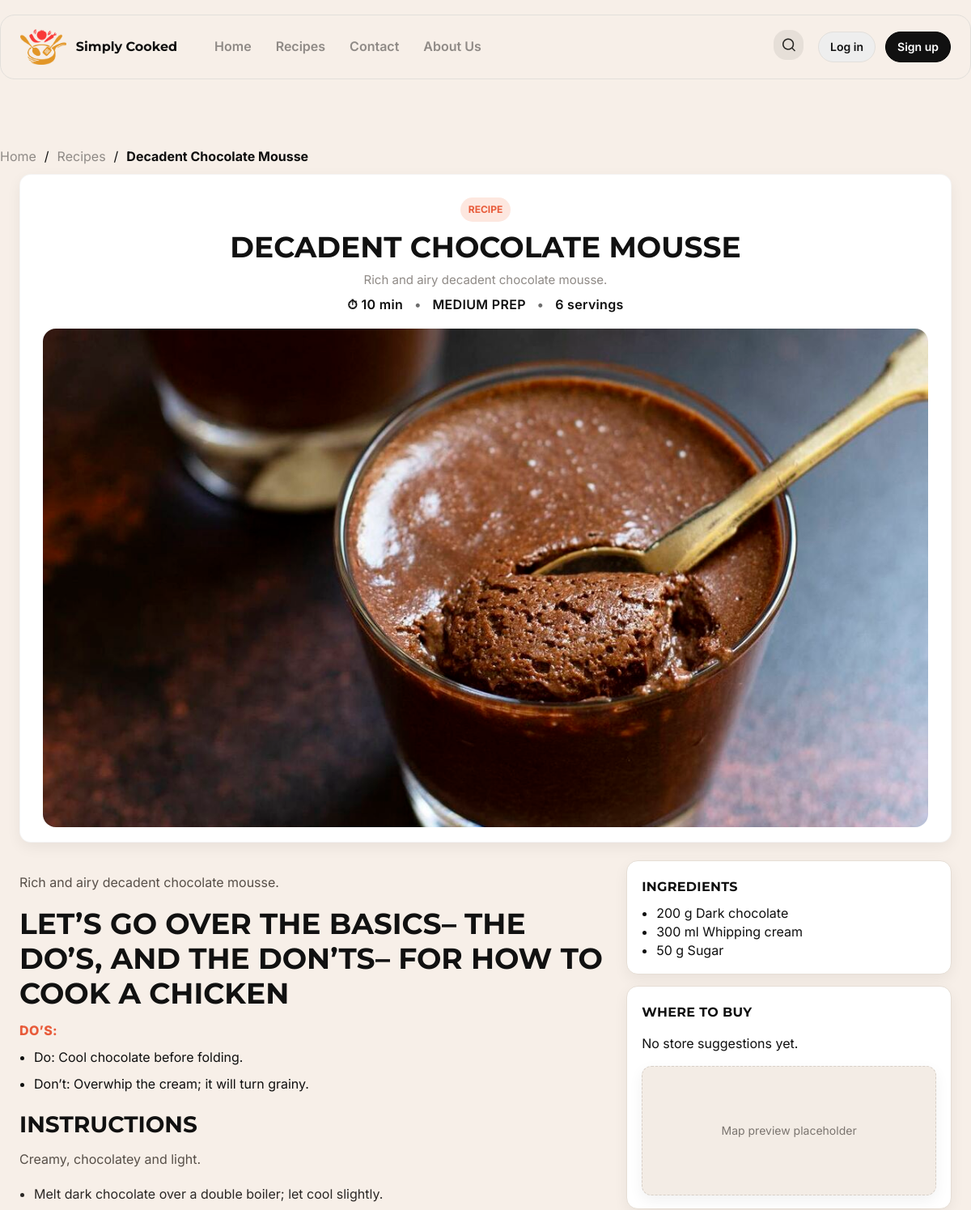
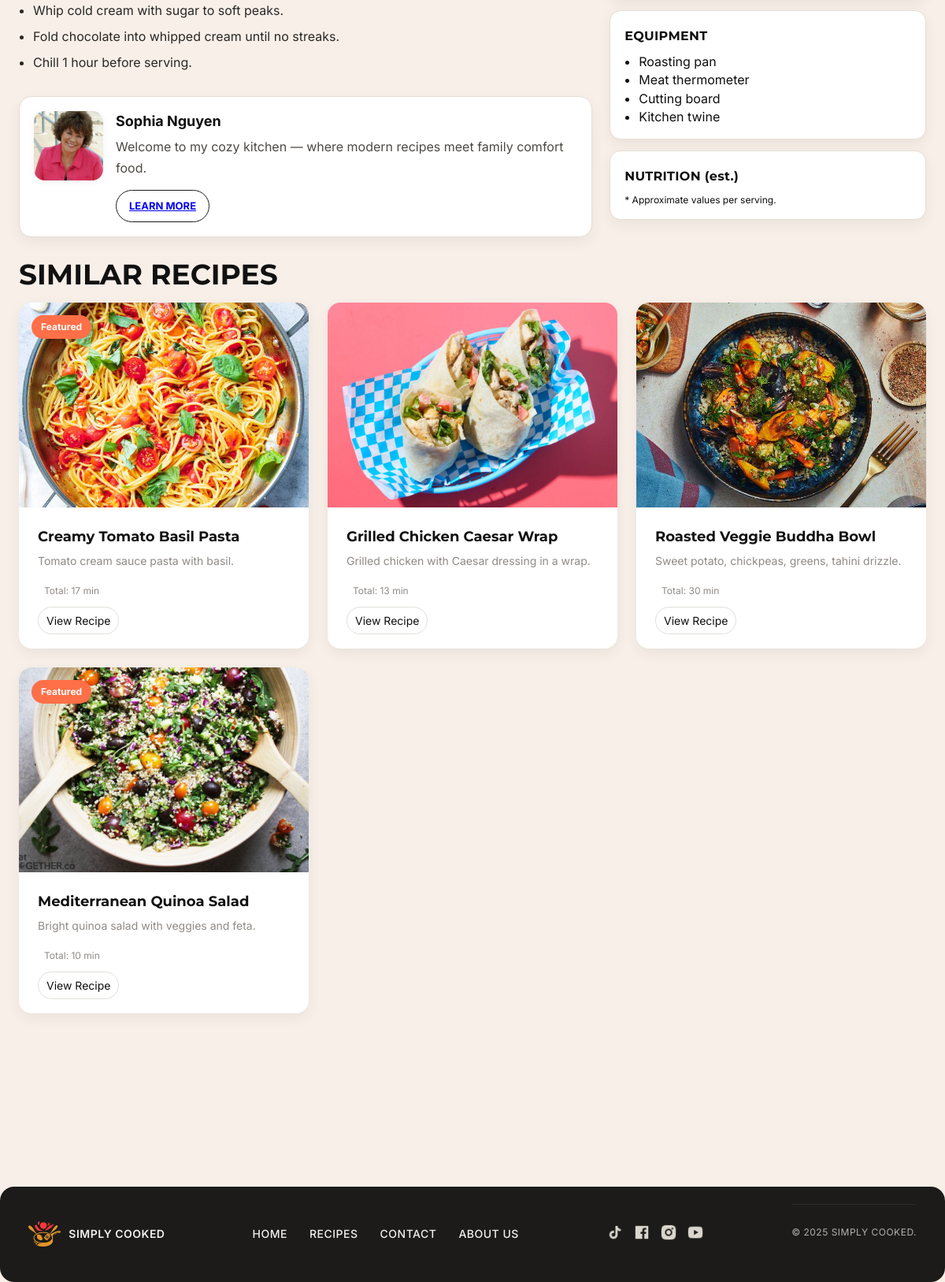
The app's page /recipe.php?slug=decadent-chocolate-mousse with its own data (2 pictures, top to bottom).
### tables this page shows
CREATE TABLE recipes (
  recipe_id INT AUTO_INCREMENT PRIMARY KEY,
  user_id INT,
  title VARCHAR(255) NOT NULL,
  slug VARCHAR(255) NOT NULL UNIQUE,

   
  description TEXT,                  
  meta_description VARCHAR(255),
  keywords VARCHAR(255),

   
  main_image_url VARCHAR(255),       
  prep_time VARCHAR(50),
  cook_time VARCHAR(50),
  total_time VARCHAR(50),
  servings VARCHAR(50),
  difficulty ENUM('easy','medium','hard') DEFAULT 'easy',
  is_featured BOOLEAN DEFAULT FALSE,

   
  instructions_intro TEXT NULL,      
  instructions TEXT NOT NULL,        
  dos_donts TEXT NULL,               

  created_at TIMESTAMP DEFAULT CURRENT_TIMESTAMP,
  updated_at TIMESTAMP DEFAULT CURRENT_TIMESTAMP ON UPDATE CURRENT_TIMESTAMP,

  FOREIGN KEY (user_id) REFERENCES users(user_id) ON DELETE SET NULL
);

CREATE TABLE users (
  user_id INT AUTO_INCREMENT PRIMARY KEY,
  username VARCHAR(50) NOT NULL UNIQUE,
  email VARCHAR(100) NOT NULL UNIQUE,
  email_verified TINYINT(1) DEFAULT 0,
  verify_token VARCHAR(64) DEFAULT NULL,
  password_hash VARCHAR(255) NOT NULL,
  full_name VARCHAR(100),
  bio TEXT,
  profile_image_url VARCHAR(255),
  google_id VARCHAR(255) UNIQUE,
  created_at TIMESTAMP DEFAULT CURRENT_TIMESTAMP
);

CREATE TABLE recipe_ingredients (
  id INT AUTO_INCREMENT PRIMARY KEY,
  recipe_id INT NOT NULL,
  name VARCHAR(120) NOT NULL,    
  quantity VARCHAR(40) NULL,     
  unit VARCHAR(24) NULL,         
  note VARCHAR(120) NULL,        
  sort_order INT DEFAULT 0,
  FOREIGN KEY (recipe_id) REFERENCES recipes(recipe_id) ON DELETE CASCADE
);

### public/recipe.php (the view, shortened to what this page needs)
<?php
require_once __DIR__ . '/../config/db.php';
include __DIR__ . '/../app/views/header.php';
$rid  = isset($_GET['id']) ? intval($_GET['id']) : 0;
$slug = isset($_GET['slug']) ? trim($_GET['slug']) : '';
if ($rid > 0) {
  $sql = "SELECT r.*, u.full_name AS author_name, u.profile_image_url AS author_avatar, u.bio AS author_bio
          FROM recipes r
          LEFT JOIN users u ON u.user_id = r.user_id
          WHERE r.recipe_id = ?";
  $stmt = $conn->prepare($sql);
  $stmt->bind_param('i', $rid);
} elseif ($slug !== '') {
  $sql = "SELECT r.*, u.full_name AS author_name, u.profile_image_url AS author_avatar, u.bio AS author_bio
          FROM recipes r
          LEFT JOIN users u ON u.user_id = r.user_id
          WHERE r.slug = ?";
  $stmt = $conn->prepare($sql);
  $stmt->bind_param('s', $slug);
} else {
  http_response_code(404);
  echo "<main class='site-main container'><p>Recipe not found.</p></main>";
  include __DIR__ . '/../app/views/footer.php';
  exit;
}
$stmt->execute();
$res = $stmt->get_result();
$recipe = $res->fetch_assoc();
$catSlugs = [];
$catSql = "SELECT c.slug, c.name
           FROM recipe_categories rc
           JOIN categories c ON c.category_id = rc.category_id
           WHERE rc.recipe_id = ?";
$stmt = $conn->prepare($catSql);
$stmt->bind_param('i', $recipe['recipe_id']);
$stmt->execute();
$cr = $stmt->get_result();
while ($row = $cr->fetch_assoc()) {
  $catSlugs[] = $row['slug'];
}
$storeSql = "SELECT s.*
             FROM recipe_stores rs
             JOIN stores s ON s.store_id = rs.store_id
             WHERE rs.recipe_id = ?
             ORDER BY s.name ASC";
$stmt = $conn->prepare($storeSql);
$stmt->bind_param('i', $recipe['recipe_id']);
$stmt->execute();
$stores = $stmt->get_result()->fetch_all(MYSQLI_ASSOC);
$ingredients = [];
$ingSql = "SELECT name, quantity, unit, note
           FROM recipe_ingredients
           WHERE recipe_id = ?
           ORDER BY sort_order, id";
$stmt = $conn->prepare($ingSql);
$stmt->bind_param('i', $recipe['recipe_id']);
$stmt->execute();
$ir = $stmt->get_result();
while ($row = $ir->fetch_assoc()) {
  $ingredients[] = $row;
}
$eqSql = "SELECT name
          FROM recipe_equipment
          WHERE recipe_id = ?
          ORDER BY sort_order, id";
$stmt = $conn->prepare($eqSql);
$stmt->bind_param('i', $recipe['recipe_id']);
$stmt->execute();
$equipment = $stmt->get_result()->fetch_all(MYSQLI_ASSOC);
$nuSql = "SELECT calories, protein_g, fat_g, carbs_g, note
          FROM recipe_nutrition
          WHERE recipe_id = ?";
$stmt = $conn->prepare($nuSql);
$stmt->bind_param('i', $recipe['recipe_id']);
$stmt->execute();
$nutrition = $stmt->get_result()->fetch_assoc();
$similar = [];
if (!empty($catSlugs)) {
  $in = implode(',', array_fill(0, count($catSlugs), '?'));
  $types = str_repeat('s', count($catSlugs)) . 'i';
  $params = array_merge($catSlugs, [$recipe['recipe_id']]);
  $simSql = "SELECT DISTINCT r.recipe_id, r.title, r.slug, r.meta_description, r.main_image_url, r.total_time, r.prep_time, r.is_featured
             FROM recipes r
             JOIN recipe_categories rc ON rc.recipe_id = r.recipe_id
             JOIN categories c ON c.category_id = rc.category_id
             WHERE c.slug IN ($in) AND r.recipe_id <> ?
             ORDER BY r.created_at DESC
             LIMIT 6";
  $stmt = $conn->prepare($simSql);
  $stmt->bind_param($types, ...$params);
  $stmt->execute();
  $similar = $stmt->get_result()->fetch_all(MYSQLI_ASSOC);
}
$title = $recipe['title'] ?: 'Recipe';
$intro = $recipe['description'] ?: ($recipe['meta_description'] ?? '');
$img   = $recipe['main_image_url'] ?: '/assets/images/placeholder.jpg';
$prep  = $recipe['prep_time'] ?: '';
$cook  = $recipe['cook_time'] ?: '';
$total = $recipe['total_time'] ?: '';
$serv  = $recipe['servings'] ?: '';
$diff  = strtoupper($recipe['difficulty'] ?: (!empty($recipe['is_featured']) ? 'HARD' : 'EASY')) . ' PREP';
function render_instructions($introText, $fullText) {
  ob_start(); ?>
  <h2 class="recipes-title" style="font-size:28px;margin-top:20px;">INSTRUCTIONS</h2>
  <?php if (!empty($introText)): ?>
    <p style="margin:10px 0 16px;color:#574f48;line-height:1.7;"><?= nl2br(htmlspecialchars($introText)) ?></p>
  <?php endif; ?>
  <?php
  $lines = preg_split('/\R/', (string)$fullText);
  foreach ($lines as $ln) {
    $t = trim($ln);
    $isHeading = false;
    if (strpos($t, '- ') === 0) {
      echo '<ul style="margin:6px 0;padding-left:18px;"><li style="line-height:1.7;color:#2a2725;">'
         . htmlspecialchars(substr($t, 2))
         . '</li></ul>';
    } else {
      echo '<p style="margin:4px 0;color:#2a2725;line-height:1.7;">'
         . htmlspecialchars($t)
         . '</p>';
    }
  }
  return ob_get_clean();
}
function render_dos_donts($raw) {
  $lines = preg_split('/\R/', (string)$raw);
  $mode = null;
  $bufDo = []; $bufDont = [];
  foreach ($lines as $ln) {
    $t = trim($ln);
    if (strpos($t, '- ') === 0) $t = substr($t, 2);
    $title = '';
    $body  = $t;
    $itemHtml = '<li style="margin:6px 0;line-height:1.7;"><span style="font-weight:700;">'
              . htmlspecialchars($title)
              . '</span>' . ($title ? ': ' : '')
              . htmlspecialchars($body) . '</li>';
    if ($mode === 'dont') $bufDont[] = $itemHtml; else $bufDo[] = $itemHtml;
  }
  ob_start(); ?>
  <div class="dosdonts" style="margin-top:18px;">
    <h3 class="recipes-title" style="margin-bottom:10px;">
      Let’s go over the basics– the do’s, and the don’ts– for How to Cook a chicken
    </h3>
    <?php if ($bufDo): ?>
      <div style="margin-top:12px;">
        <div style="color:#e85b3a;font-weight:800;letter-spacing:.02em;margin-bottom:8px;">DO’S:</div>
        <ul style="margin:0;padding-left:18px;"><?php echo implode('', $bufDo); ?></ul>
      </div>
    <?php endif; ?>
  </div>
  <?php
  return ob_get_clean();
}
?>
<main class="site-main">
  <div class="container breadcrumb">
    <ul>
      <li><a href="index.php">Home</a></li>
      <li>/</li>
      <li><a href="recipes.php">Recipes</a></li>
      <li>/</li>
      <li><strong><?= htmlspecialchars($title) ?></strong></li>
    </ul>
  </div>
  <section class="container">
    <div class="recipe-hero">
      <div style="text-align:center;">
        <span class="badge-chip">RECIPE</span>
        <h1 class="recipes-title" style="margin:10px 0 8px;"><?= htmlspecialchars(strtoupper($title)) ?></h1>
        <?php if ($intro): ?>
          <p class="recipes-desc" style="max-width:760px;margin:0 auto;"><?= htmlspecialchars($intro) ?></p>
        <?php endif; ?>
        <div class="meta-line" style="margin-top:8px;">
          <?php if ($total): ?>
            <span>⏱ <?= htmlspecialchars($total) ?></span>
          <?php elseif ($prep || $cook): ?>
            <span>⏱ Prep <?= htmlspecialchars($prep) ?><?= $cook ? " · Cook ".htmlspecialchars($cook) : "" ?></span>
          <?php endif; ?>
          <span class="meta-dot">•</span>
          <span><?= htmlspecialchars($diff) ?></span>
          <span class="meta-dot">•</span>
          <span><?= $serv ? htmlspecialchars($serv) : 'Serves —' ?></span>
        </div>
      </div>
      <img class="recipe-hero-img" src="<?= htmlspecialchars($img) ?>" alt="<?= htmlspecialchars($title) ?>">
    </div>
    <div class="recipe-layout">
      <article>
        <?php if (!empty($recipe['description'])): ?>
          <p style="margin-top:16px;color:#574f48;"><?= nl2br(htmlspecialchars($recipe['description'])) ?></p>
        <?php endif; ?>
        <?php
          if (!empty($recipe['dos_donts'])) {
            echo render_dos_donts($recipe['dos_donts']);
          }
        ?>
        <?php
          echo render_instructions($recipe['instructions_intro'] ?? '', $recipe['instructions'] ?? '');
        ?>
        <div class="author-spotlight">
          <img class="avatar"
              src="<?= htmlspecialchars($recipe['author_avatar'] ?: '/assets/images/author_sophia.jpg') ?>"
              alt="<?= htmlspecialchars($recipe['author_name'] ?: 'Author') ?>">
          <div>
            <div class="name"><?= htmlspecialchars($recipe['author_name'] ?: 'Cooks Delight') ?></div>
            <p class="bio">
              <?php
                $bio = trim($recipe['author_bio'] ?? '');
                echo htmlspecialchars($bio);
              ?>
            </p>
            <a class="cta" href="aboutus.php">Learn More</a>
          </div>
        </div>
      </article>
      <aside>
        <div class="sidebox">
          <h4>INGREDIENTS</h4>
          <?php if ($ingredients): ?>
            <ul>
              <?php foreach ($ingredients as $ing):
                $txt = $ing['name'];
                if (!empty($ing['quantity'])) $txt = $ing['quantity'].' '.($ing['unit']??''). ' ' . $txt;
              ?>
                <li><?= htmlspecialchars(trim(preg_replace('/\s+/', ' ', $txt))) ?></li>
              <?php endforeach; ?>
            </ul>
          <?php else: ?>
            <p class="muted">No ingredients listed.</p>
          <?php endif; ?>
        </div>
        <div class="sidebox" style="margin-top:14px;">
          <h4>WHERE TO BUY</h4>
          <?php if ($stores): ?>
            <ul style="margin-bottom:12px;">
              <?php foreach ($stores as $s): ?>
                <li style="margin-bottom:6px;">
                  <strong><?= htmlspecialchars($s['name']) ?></strong>
                  <?php if ($s['address']): ?>
                    <div class="muted" style="font-size:13px;"><?= htmlspecialchars($s['address']) ?></div>
                  <?php endif; ?>
                  <div style="margin-top:6px;">
                    <?php if (!empty($s['google_maps_url'])): ?>
                      <a class="btn-small" target="_blank" href="<?= htmlspecialchars($s['google_maps_url']) ?>">View on Map</a>
                    <?php else: ?>
                      <span class="muted">Map link coming soon</span>
                    <?php endif; ?>
                  </div>
                </li>
              <?php endforeach; ?>
            </ul>
          <?php else: ?>
            <p class="muted">No store suggestions yet.</p>
          <?php endif; ?>
          <div class="sidebox map-placeholder" style="height:160px;margin-top:8px;">Map preview placeholder</div>
        </div>
        <div class="sidebox" style="margin-top:14px;">
          <h4>EQUIPMENT</h4>
          <?php if ($equipment): ?>
            <ul>
              <?php foreach ($equipment as $e): ?>
                <li><?= htmlspecialchars($e['name']) ?></li>
              <?php endforeach; ?>
            </ul>
          <?php else: ?>
            <ul>
              <li>Roasting pan</li>
              <li>Meat thermometer</li>
              <li>Cutting board</li>
              <li>Kitchen twine</li>
            </ul>
          <?php endif; ?>
        </div>
        <div class="sidebox" style="margin-top:14px;">
          <h4>NUTRITION (est.)</h4>
          <?php if ($nutrition): ?>
            <ul>
              <?php if ($nutrition['calories'] !== null): ?><li><strong>Calories:</strong> <?= (int)$nutrition['calories'] ?></li><?php endif; ?>
              <?php if ($nutrition['protein_g'] !== null): ?><li><strong>Protein:</strong> <?= htmlspecialchars($nutrition['protein_g']) ?> g</li><?php endif; ?>
              <?php if ($nutrition['fat_g'] !== null): ?><li><strong>Total fat:</strong> <?= htmlspecialchars($nutrition['fat_g']) ?> g</li><?php endif; ?>
              <?php if ($nutrition['carbs_g'] !== null): ?><li><strong>Carbs:</strong> <?= htmlspecialchars($nutrition['carbs_g']) ?> g</li><?php endif; ?>
            </ul>
            <?php if (!empty($nutrition['note'])): ?>
              <div class="muted" style="font-size:12px;margin-top:8px;"><?= htmlspecialchars($nutrition['note']) ?></div>
            <?php endif; ?>
          <?php else: ?>
            <div class="muted" style="font-size:12px;">* Approximate values per serving.</div>
          <?php endif; ?>
        </div>
      </aside>
    </div>
    <?php if ($similar): ?>
      <h2 class="recipes-title similar-head">SIMILAR RECIPES</h2>
      <div class="cards-grid">
        <?php foreach ($similar as $r): ?>
          <article class="recipe-card">
            <a class="recipe-link" href="recipe.php?id=<?= (int)$r['recipe_id'] ?>">
              <div class="recipe-card-media">
                <?php if (!empty($r['is_featured'])): ?>
                  <span class="badge-pill badge-orange">Featured</span>
                <?php endif; ?>
                <img class="recipe-card-img"
                     src="<?= htmlspecialchars($r['main_image_url'] ?: '/assets/images/placeholder.jpg') ?>"
                     alt="<?= htmlspecialchars($r['title']) ?>">
              </div>
              <div class="recipe-body">
                <h3 class="recipe-title"><?= htmlspecialchars($r['title']) ?></h3>
                <?php if (!empty($r['meta_description'])): ?>
                  <p class="recipe-excerpt"><?= htmlspecialchars($r['meta_description']) ?></p>
                <?php endif; ?>
                <div class="recipe-meta">
                  <?php if (!empty($r['total_time'])): ?>
                    <span class="meta-item">Total: <?= htmlspecialchars($r['total_time']) ?></span>
                  <?php elseif (!empty($r['prep_time'])): ?>
                    <span class="meta-item">Prep: <?= htmlspecialchars($r['prep_time']) ?></span>
                  <?php endif; ?>
                </div>
                <div class="recipe-cta"><span class="btn-small">View Recipe</span></div>
              </div>
            </a>
          </article>
        <?php endforeach; ?>
      </div>
    <?php endif; ?>
  </section>
</main>
<?php include __DIR__ . '/../app/views/footer.php'; ?>

### records on screen
recipes: title "Decadent Chocolate Mousse", title "DECADENT CHOCOLATE MOUSSE", description "Rich and airy decadent chocolate mousse.", total_time "10 min", difficulty "MEDIUM PREP", servings "6 servings", main_image_url (picture), dos_donts "Do: Cool chocolate before folding. Don’t: Overwhip the cream; it will turn grainy.", instructions_intro "Creamy, chocolatey and light.", instructions "Melt dark chocolate over a double boiler; let cool slightly.", instructions "Whip cold cream with sugar to soft peaks.", instructions "Fold chocolate into whipped cream until no streaks.", instructions "Chill 1 hour before serving.", user.profile_image_url (picture), user.full_name "Sophia Nguyen", user.bio "Welcome to my cozy kitchen — where modern recipes meet family comfort food."
recipe_ingredients: txt "200 g Dark chocolate"
recipe_ingredients: txt "300 ml Whipping cream"
recipe_ingredients: txt "50 g Sugar"
recipes: is_featured "Featured", main_image_url (picture), title "Creamy Tomato Basil Pasta", meta_description "Tomato cream sauce pasta with basil.", total_time "17 min"
recipes: main_image_url (picture), title "Grilled Chicken Caesar Wrap", meta_description "Grilled chicken with Caesar dressing in a wrap.", total_time "13 min"
recipes: main_image_url (picture), title "Roasted Veggie Buddha Bowl", meta_description "Sweet potato, chickpeas, greens, tahini drizzle.", total_time "30 min"
recipes: is_featured "Featured", main_image_url (picture), title "Mediterranean Quinoa Salad", meta_description "Bright quinoa salad with veggies and feta.", total_time "10 min"
